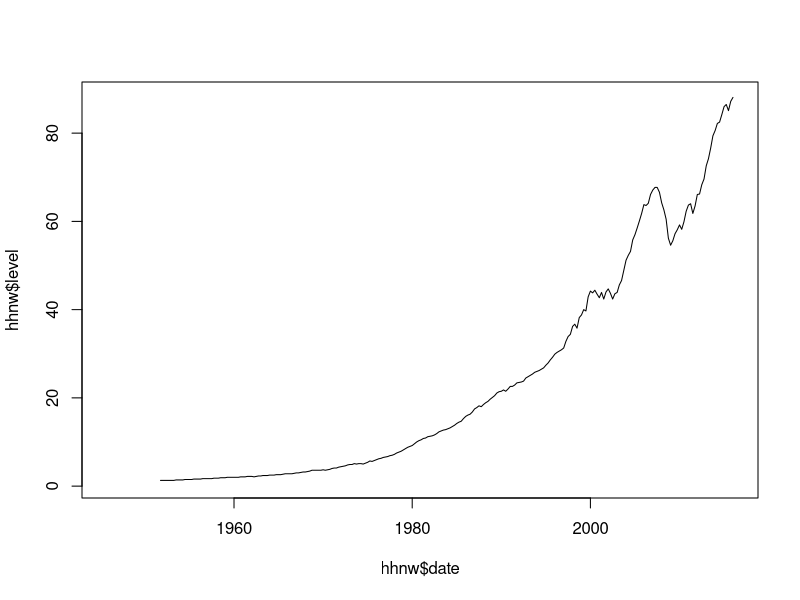
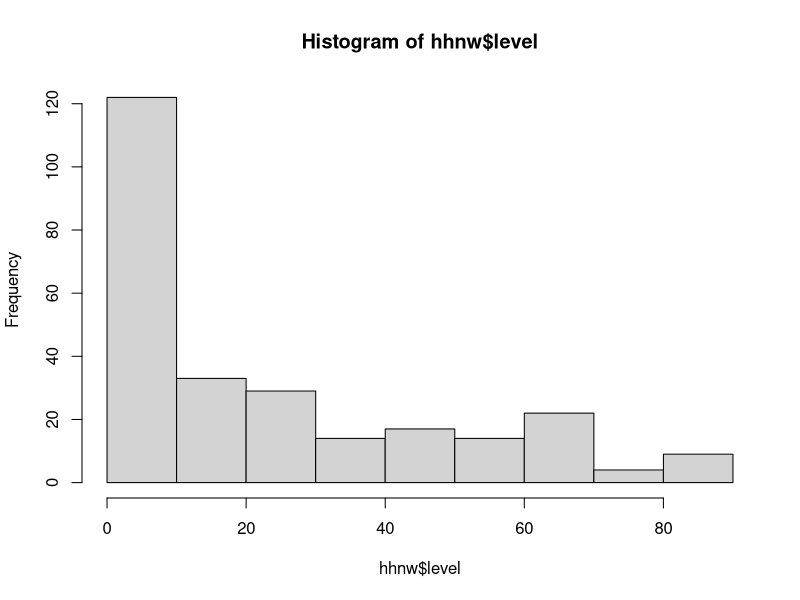
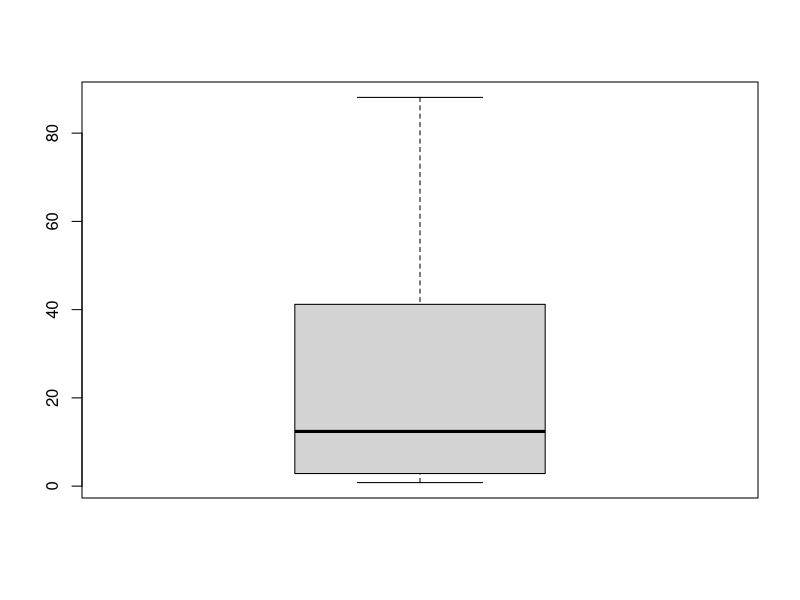
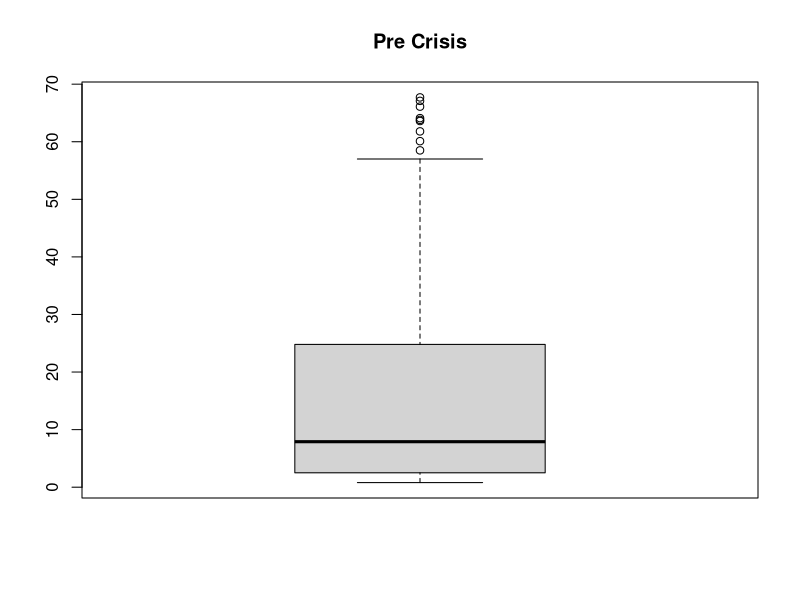
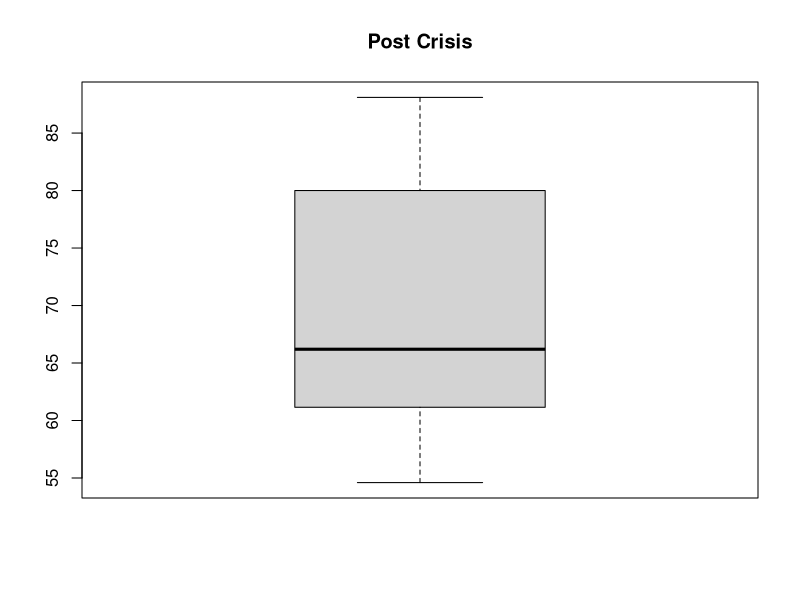
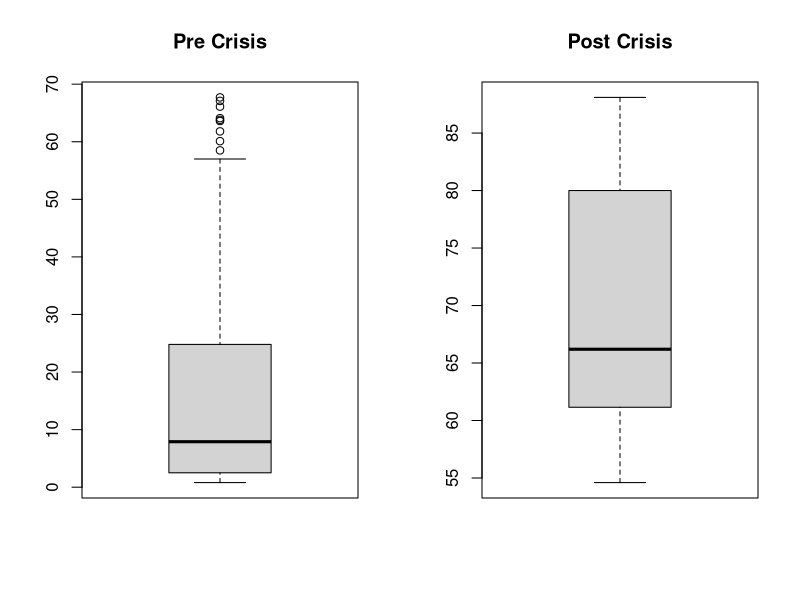

The R script that drew these images, in order:
## ---- chunk 1
knitr::opts_chunk$set(echo = TRUE)
## ---- chunk 2
# install.packages(quantmod)
# if ( !file.exists() ) download.file()
## ---- chunk 3
# base R function
hhnw <- read.csv("data/TNWBSHNO.csv")
## ---- chunk 4
# View data "structure""
str(hhnw)

# Print the first few rows of data
head(hhnw)

# And, print the last few rows of data
tail(hhnw)

# maybe even print 5 random rows of data
hhnw[sample(1:nrow(hhnw), 5),]
## ---- chunk 5
# start over
rm(hhnw)

# Read the raw file
hhnw <- read.csv("data/TNWBSHNO.csv", na.strings=".", stringsAsFactors = FALSE)

# Change names
names(hhnw) <- c("date", "level")

# Convert the character type into a date type
hhnw$date <- as.Date(hhnw$date, format="%Y-%m-%d")

# Convert millions to billions
hhnw$level <- round(hhnw$level / 1000, digits = 1)

# Look at the data
str(hhnw)
head(hhnw)
tail(hhnw)
## ---- chunk 6
# The easy way - tell me about this data frame
summary(hhnw)
## ---- chunk 7
# summary of household net worth's level measure (only)
summary(hhnw$level)  
## ---- chunk 8
# DIY summary statistics
mean(hhnw$level, na.rm=TRUE)
max(hhnw$level, na.rm=TRUE)
quantile(hhnw$level, na.rm=TRUE)
quantile(hhnw$level, probs=c(0.10, 0.90), na.rm=TRUE)
sd(hhnw$level, na.rm=TRUE)
## ---- chunk 9

## ---- chunk 10
# Create subsets of the data frame 
pre_crisis <- subset(hhnw, hhnw$date < as.Date("2007-06-01"))

summary(pre_crisis)

post_crisis <- subset(hhnw, hhnw$date >= as.Date("2007-06-01"))

summary(post_crisis)
## ---- chunk 11
# Visualize every observation in the time series with a line plot
plot(hhnw$date, hhnw$level, type = "l") 

# viualize distribution with histogram
hist(hhnw$level)

# visualize distribution with boxplot
boxplot(hhnw$level)

# compare subsets with side-by-sde plots
boxplot(pre_crisis$level, main = "Pre Crisis")
boxplot(post_crisis$level, main = "Post Crisis")
## ---- chunk 12
# compare subsets with side-by-sde plots
par(mfrow=c(1,2))
boxplot(pre_crisis$level, main = "Pre Crisis")
boxplot(post_crisis$level, main = "Post Crisis")
## ---- chunk 13
#...
